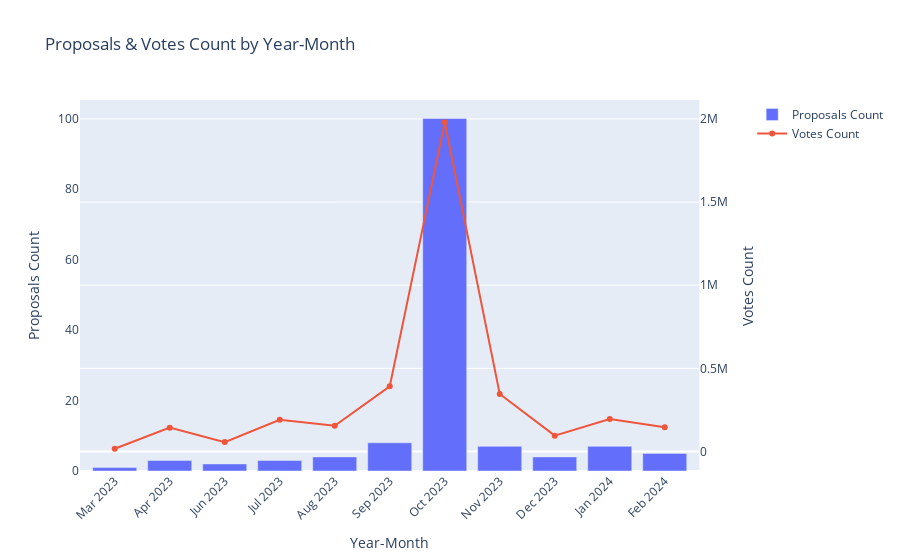

The cell this chart's notebook holds for it:
### Markdown cell above
### Graph to show the correlation between number of proposals and votes by month

### Code cell
# Map month numbers to month names
month_names = {1: 'Jan', 2: 'Feb', 3: 'Mar', 4: 'Apr', 5: 'May', 6: 'Jun', 7: 'Jul', 8: 'Aug', 9: 'Sep', 10: 'Oct', 11: 'Nov', 12: 'Dec'}

# Create figure with secondary y-axis
fig = make_subplots(specs=[[{"secondary_y": True}]])

# Add traces for proposal counts (bar chart)
fig.add_trace(go.Bar(x=proposal_counts.apply(lambda row: f"{month_names[row['proposal_month']]} {int(row['proposal_year'])}", axis=1),
                     y=proposal_counts['proposal_count'],
                     name='Proposals Count'),
              secondary_y=False)

# Add traces for votes count (line chart) with markers
fig.add_trace(go.Scatter(x=total_votes_count.apply(lambda row: f"{month_names[row['Vote_Month']]} {int(row['Vote_Year'])}", axis=1),
                         y=total_votes_count['total_votes'],
                         mode='lines+markers',
                         marker=dict(size=6),
                         name='Votes Count'),
              secondary_y=True)

# Update layout
fig.update_layout(title='Proposals & Votes Count by Year-Month',
                  xaxis=dict(title='Year-Month', tickangle=-45, tickmode='array', tickvals=total_votes_count.index, ticktext=total_votes_count.apply(lambda row: f"{month_names[row['Vote_Month']]} {int(row['Vote_Year'])}", axis=1)),
                  yaxis=dict(title='Proposals Count', side='left', showgrid=False),
                  yaxis2=dict(title='Votes Count', overlaying='y', side='right'))

# Display the chart
fig.show()
pie_chart_voters.write_html(r'Graphs\corr-proposals-votes-month.html')

### Figure 1 — Plotly figure (JSON) as saved in the notebook; plotly's stock layout.template omitted (floating-point values rounded to 4 significant figures)
{"data": [{"name": "Proposals Count", "type": "bar", "x": ["Mar 2023", "Apr 2023", "Jun 2023", "Jul 2023", "Aug 2023", "Sep 2023", "Oct 2023", "Nov 2023", "Dec 2023", "Jan 2024", "Feb 2024"], "xaxis": "x", "y": [1, 3, 2, 3, 4, 8, 100, 7, 4, 7, 5], "yaxis": "y"}, {"marker": {"size": 6}, "mode": "lines+markers", "name": "Votes Count", "type": "scatter", "x": ["Mar 2023", "Apr 2023", "Jun 2023", "Jul 2023", "Aug 2023", "Sep 2023", "Oct 2023", "Nov 2023", "Dec 2023", "Jan 2024", "Feb 2024"], "xaxis": "x", "y": [17206, 143784, 56756, 191292, 155224, 392106, 1979503, 345766, 95638, 195931, 146743], "yaxis": "y2"}], "layout": {"title": {"text": "Proposals & Votes Count by Year-Month"}, "xaxis": {"anchor": "y", "domain": [0, 0.94], "tickangle": -45, "tickmode": "array", "ticktext": ["Mar 2023", "Apr 2023", "Jun 2023", "Jul 2023", "Aug 2023", "Sep 2023", "Oct 2023", "Nov 2023", "Dec 2023", "Jan 2024", "Feb 2024"], "tickvals": [0, 1, 2, 3, 4, 5, 6, 7, 8, 9, 10], "title": {"text": "Year-Month"}}, "yaxis": {"anchor": "x", "domain": [0, 1], "showgrid": false, "side": "left", "title": {"text": "Proposals Count"}}, "yaxis2": {"anchor": "x", "overlaying": "y", "side": "right", "title": {"text": "Votes Count"}}}}
